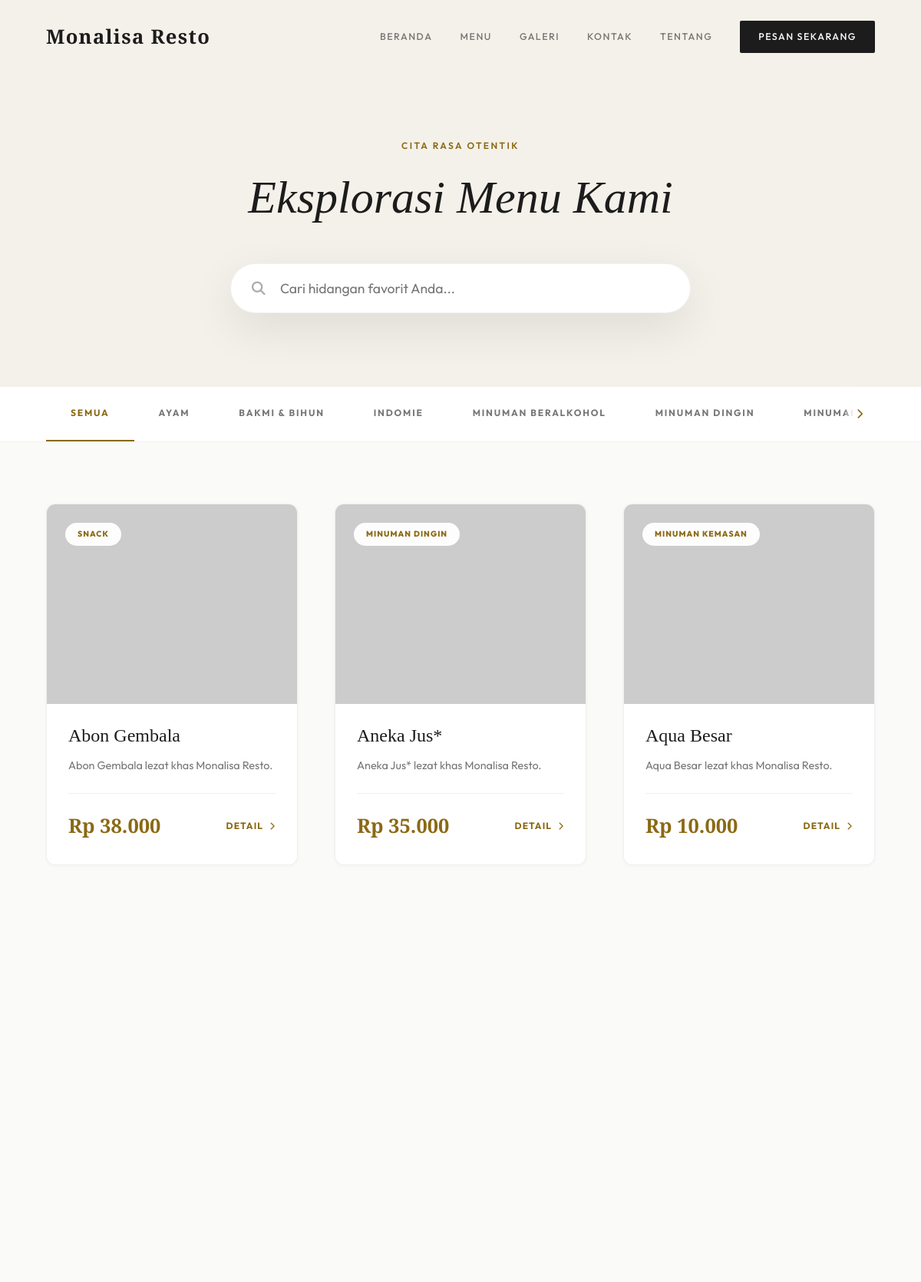
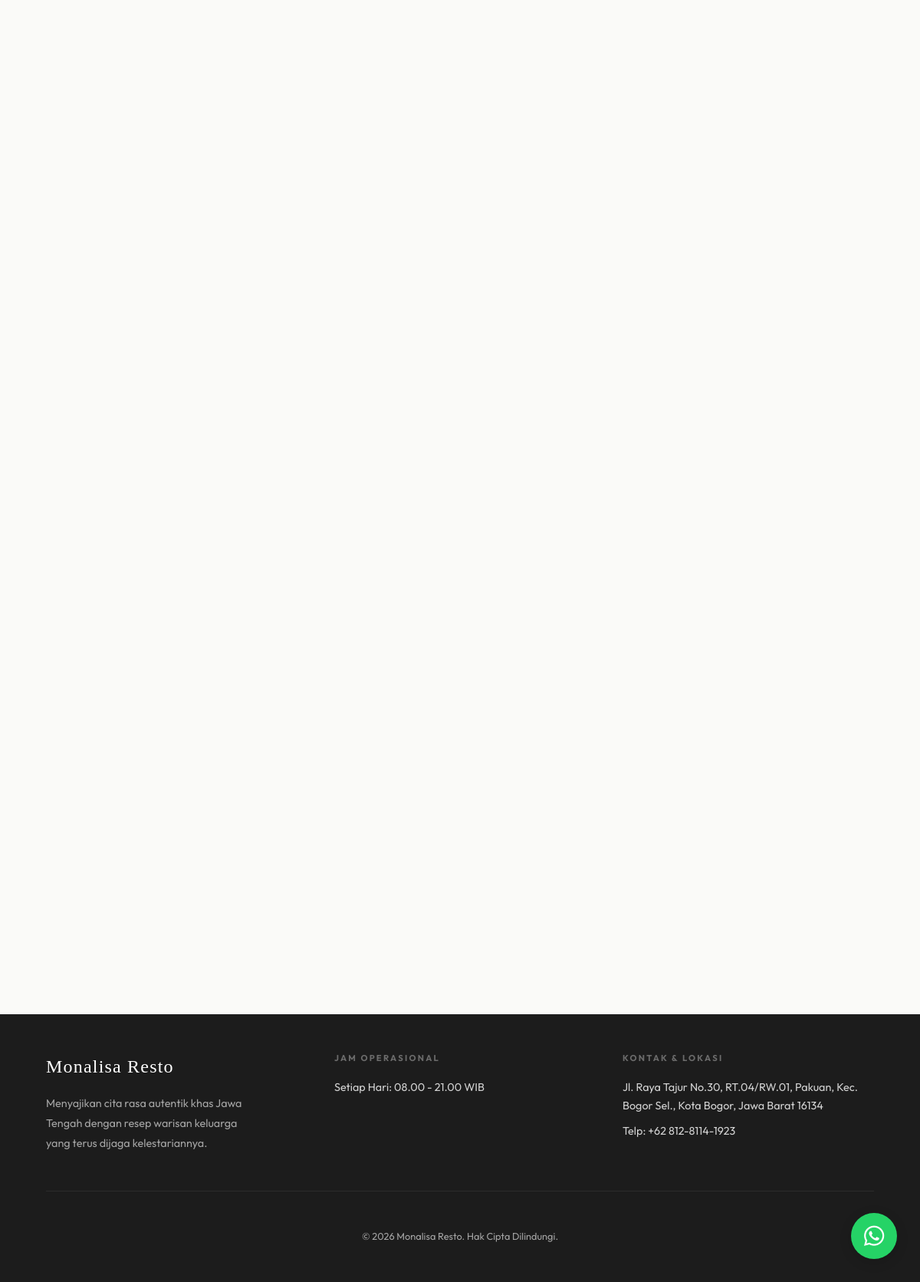
Page /katalog.php on the committed database (2 pictures, top to bottom).
### tables this page shows
CREATE TABLE `menu` (
  `id` int(11) NOT NULL AUTO_INCREMENT,
  `nama_menu` varchar(100) NOT NULL,
  `asal_daerah` varchar(100) NOT NULL,
  `deskripsi_singkat` text NOT NULL,
  `deskripsi_lengkap` longtext NOT NULL,
  `bahan_utama` text NOT NULL,
  `info_alergen` text DEFAULT NULL,
  `kategori` varchar(50) NOT NULL,
  `harga` decimal(10,2) NOT NULL,
  `foto_url` varchar(255) NOT NULL,
  `status` enum('aktif','nonaktif') DEFAULT 'aktif',
  `created_at` timestamp NOT NULL DEFAULT current_timestamp(),
  `updated_at` timestamp NOT NULL DEFAULT current_timestamp() ON UPDATE current_timestamp(),
  PRIMARY KEY (`id`)
);

### includes/functions.php (called while the page is built, shortened)
<?php
function h($string) {
    return htmlspecialchars($string ?? '', ENT_QUOTES, 'UTF-8');
}
function format_rupiah($angka) {
    return "Rp " . number_format($angka, 0, ',', '.');
}
?>

### katalog.php (the view, shortened to what this page needs)
<?php
require_once 'includes/db.php';
require_once 'includes/functions.php';
$is_ajax = isset($_GET['_ajax']) && $_GET['_ajax'] === '1';
if ($is_ajax) {
    ob_start();
} else {
    require_once 'includes/header.php';
}
$kategori_aktif = $_GET['kategori'] ?? 'Semua';
$search_query   = $_GET['q'] ?? '';
$page           = isset($_GET['page']) ? max(1, (int)$_GET['page']) : 1;
$limit          = 12;
$offset         = ($page - 1) * $limit;
$stmt_cat = $pdo->query("SELECT DISTINCT kategori FROM menu WHERE status = 'aktif' ORDER BY kategori");
$categories = $stmt_cat->fetchAll(PDO::FETCH_COLUMN);
$sql_base = " FROM menu WHERE status = 'aktif'";
$params = [];
$sql = "SELECT id, nama_menu, asal_daerah, deskripsi_singkat, harga, foto_url, kategori " . $sql_base . " ORDER BY nama_menu LIMIT $limit OFFSET $offset";
$stmt = $pdo->prepare($sql);
$stmt->execute($params);
$menus = $stmt->fetchAll();
?>
<?php if (!$is_ajax): ?>
<main>
<div class="page-header">
    <div class="container">
        <span class="eyebrow reveal reveal-up">Cita Rasa Otentik</span>
        <h1 class="section-title reveal reveal-up delay-1">Eksplorasi Menu Kami</h1>
        <div class="search-container reveal reveal-up delay-2">
            <form action="katalog.php" method="GET">
                <input type="text" name="q" value="<?= h($search_query) ?>"
                       class="search-input"
                       placeholder="Cari hidangan favorit Anda...">
            </form>
        </div>
    </div>
</div>
<div id="category-filter-bar" style="background: var(--surface); border-bottom: 1px solid var(--border); position: sticky; top: var(--header-h-small); z-index: 100; padding: 0;">
    <div class="container">
        <div class="category-filter-wrapper">
            <nav class="category-filter-desktop" id="category-nav" aria-label="Filter Kategori">
                <a href="katalog.php<?= !empty($search_query) ? '?q='.urlencode($search_query) : '' ?>"
                   style="padding: 1.5rem 2rem; font-size: 0.75rem; font-weight: 700; letter-spacing: 0.15em; text-transform: uppercase; color: <?= ($kategori_aktif === 'Semua') ? 'var(--primary)' : 'var(--text-muted)' ?>; border-bottom: 2px solid <?= ($kategori_aktif === 'Semua') ? 'var(--primary)' : 'transparent' ?>; white-space: nowrap; transition: all 0.3s;">
                    Semua
                </a>
                <?php foreach($categories as $cat): ?>
                <a href="katalog.php?kategori=<?= urlencode($cat) ?><?= !empty($search_query) ? '&q='.urlencode($search_query) : '' ?>"
                   style="padding: 1.5rem 2rem; font-size: 0.75rem; font-weight: 700; letter-spacing: 0.15em; text-transform: uppercase; color: <?= ($kategori_aktif === $cat) ? 'var(--primary)' : 'var(--text-muted)' ?>; border-bottom: 2px solid <?= ($kategori_aktif === $cat) ? 'var(--primary)' : 'transparent' ?>; white-space: nowrap; transition: all 0.3s;">
                    <?= h($cat) ?>
                </a>
                <?php endforeach; ?>
            </nav>
            <button class="scroll-arrow right" id="scroll-right"><i class="fas fa-chevron-right"></i></button>
        </div>
    </div>
</div>
<section class="section" style="padding-top: 5rem;">
    <div class="container" id="menu-content-container">
<?php endif; ?>
        <?php if(empty($menus)): ?>
        <div style="padding: 10rem 0; text-align: center;" class="reveal reveal-scale">
            <div style="font-size: 4rem; color: var(--primary-pale); margin-bottom: 2rem;">
                <i class="fas fa-utensils"></i>
            </div>
            <h2 class="section-title" style="font-size: 2rem; color: var(--text-muted);">Hidangan tidak ditemukan</h2>
            <p style="color: var(--text-faint);">Coba gunakan kata kunci lain atau pilih kategori yang berbeda.</p>
            <a href="katalog.php" class="btn btn-primary" style="margin-top: 2rem;">Lihat Semua Menu</a>
        </div>
        <?php else: ?>
        <div style="display: grid; grid-template-columns: repeat(auto-fill, minmax(320px, 1fr)); gap: 3rem;">
            <?php foreach($menus as $index => $menu): ?>
            <div class="menu-card reveal reveal-up delay-<?= ($index % 4) + 1 ?>">
                <div class="menu-card-img">
                    <img src="<?= h($menu['foto_url']) ?>"
                         alt="<?= h($menu['nama_menu']) ?>"
                         onerror="this.src='https://via.placeholder.com/600x450?text=<?= urlencode($menu['nama_menu']) ?>'">
                    <div style="position: absolute; top: 1.5rem; left: 1.5rem; background: rgba(255,255,255,0.95); padding: 6px 16px; border-radius: 50px; font-size: 0.65rem; font-weight: 800; letter-spacing: 0.1em; text-transform: uppercase; color: var(--primary); backdrop-filter: blur(4px);">
                        <?= h($menu['kategori']) ?>
                    </div>
                </div>
                <div class="menu-card-body">
                    <h3 class="menu-card-title"><?= h($menu['nama_menu']) ?></h3>
                    <p class="menu-card-desc"><?= h($menu['deskripsi_singkat']) ?></p>
                    <div class="menu-card-footer">
                        <span class="menu-card-price"><?= format_rupiah($menu['harga']) ?></span>
                        <a href="detail.php?id=<?= $menu['id'] ?>" class="menu-card-link">Detail <i class="fas fa-chevron-right"></i></a>
                    </div>
                </div>
            </div>
            <?php endforeach; ?>
        </div>
        <?php endif; ?>
<?php if (!$is_ajax): ?>
    </div>
</section>
</main>
<?php endif; ?>
<?php require_once 'includes/footer.php'; ?>

### includes/header.php (shortened to what this page needs)
<?php
require_once 'db.php';
require_once 'functions.php';
$stmt = $pdo->prepare("SELECT bagian, isi FROM konten_halaman WHERE halaman = 'kontak'");
$stmt->execute();
$kontak = $stmt->fetchAll(PDO::FETCH_KEY_PAIR);
?>
<!DOCTYPE html>
<html lang="id">
<head>
    <link rel="stylesheet" href="assets/css/style.css?v=1.2">
    <link rel="stylesheet" href="https://cdnjs.cloudflare.com/ajax/libs/font-awesome/6.4.0/css/all.min.css">
</head>
<body>
<header id="main-header">
    <div class="nav-container">
        <a href="index.php" class="logo">Monalisa Resto</a>
        <nav class="nav-links" id="nav-links">
            <a href="index.php">Beranda</a>
            <a href="katalog.php">Menu</a>
            <a href="galeri.php">Galeri</a>
            <a href="kontak.php">Kontak</a>
            <a href="tentang.php">Tentang</a>
            <a href="index.php#order" class="nav-cta">Pesan Sekarang</a>
        </nav>
    </div>
</header>

### includes/footer.php (shortened to what this page needs)
<footer>
    <div class="container">
        <div style="display: grid; grid-template-columns: repeat(auto-fit, minmax(240px, 1fr)); gap: 3rem; text-align: left; margin-bottom: 3rem; padding-bottom: 3rem; border-bottom: 1px solid rgba(255,255,255,0.07);">
            <div>
                <p style="font-family: 'Cormorant Garamond', serif; font-size: 1.5rem; color: #fff; margin-bottom: 1rem; letter-spacing: 0.05em;">Monalisa Resto</p>
                <p style="line-height: 1.8; max-width: 260px;">Menyajikan cita rasa autentik khas Jawa Tengah dengan resep warisan keluarga yang terus dijaga kelestariannya.</p>
            </div>
            <div>
                <p style="font-size: 0.7rem; font-weight: 700; letter-spacing: 0.2em; text-transform: uppercase; color: rgba(255,255,255,0.35); margin-bottom: 1rem;">Jam Operasional</p>
                <p style="color: rgba(255,255,255,0.8);"><?= h($kontak['jam_operasional'] ?? 'Setiap Hari: 07.00 – 22.00 WIB') ?></p>
            </div>
            <div>
                <p style="font-size: 0.7rem; font-weight: 700; letter-spacing: 0.2em; text-transform: uppercase; color: rgba(255,255,255,0.35); margin-bottom: 1rem;">Kontak & Lokasi</p>
                <p style="margin-bottom: 0.5rem;"><a href="https://maps.app.goo.gl/J5wMuZqK8dnd5nu19" target="_blank" style="color: rgba(255,255,255,0.8); text-decoration: none;"><?= h($kontak['alamat'] ?? 'Jl. Raya Tajur No. 30, Kota Bogor') ?></a></p>
                <p style="color: rgba(255,255,255,0.8);">Telp: <?= h($kontak['telepon'] ?? '0812-3456-7890') ?></p>
            </div>
        </div>
        <p style="font-size: 0.8rem;">&copy; <?= date('Y') ?> Monalisa Resto. Hak Cipta Dilindungi.</p>
    </div>
</footer>
<?php
$wa_raw = !empty($kontak['whatsapp']) ? $kontak['whatsapp'] : ($kontak['telepon'] ?? '081234567890');
$clean_wa = preg_replace('/[^0-9]/', '', $wa_raw);
$wa_number = $clean_wa;
?>
<a href="https://wa.me/<?= h($wa_number) ?>" class="whatsapp-float" target="_blank" title="Hubungi kami via WhatsApp">
    <i class="fab fa-whatsapp"></i>
</a>
</body>
</html>

### rows in the picture
menu: kategori "SNACK", nama_menu "Abon Gembala", deskripsi_singkat "Abon Gembala lezat khas Monalisa Resto.", harga "Rp 38.000"
menu: kategori "MINUMAN DINGIN", nama_menu "Aneka Jus*", deskripsi_singkat "Aneka Jus* lezat khas Monalisa Resto.", harga "Rp 35.000"
menu: kategori "MINUMAN KEMASAN", nama_menu "Aqua Besar", deskripsi_singkat "Aqua Besar lezat khas Monalisa Resto.", harga "Rp 10.000"

### other values in the picture
$cat "AYAM"
$cat "BAKMI & BIHUN"
$cat "INDOMIE"
$cat "MINUMAN BERALKOHOL"
$cat "MINUMAN DINGIN"
$cat "MINUMAN…"
$kontak['jam_operasional'] "Setiap Hari: 08.00 - 21.00 WIB"
$kontak['alamat'] "Jl. Raya Tajur No.30, RT.04/RW.01, Pakuan, Kec. Bogor Sel., Kota Bogor, Jawa Barat 16134"
$kontak['telepon'] "+62 812-8114-1923"
